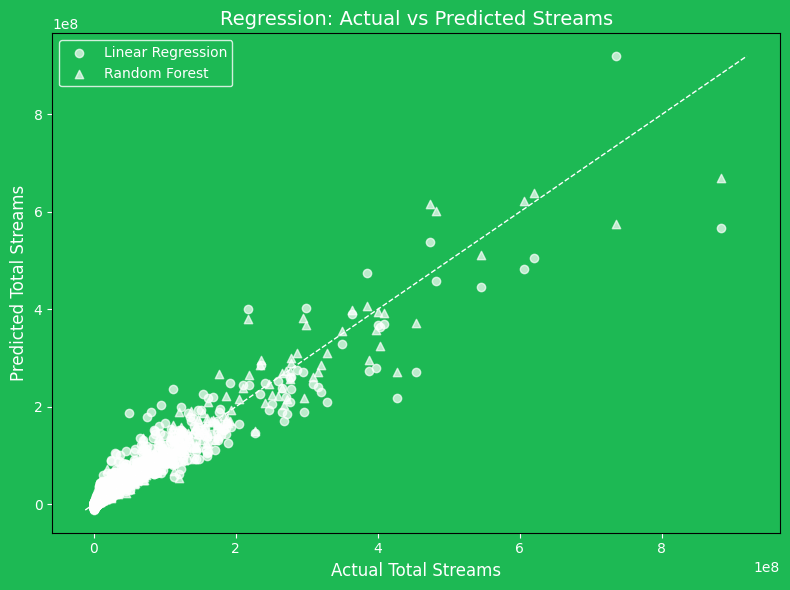

Reproduce this figure in Python.
import pandas as pd
import matplotlib.pyplot as plt

# 1. Load the train/test predictions
results = pd.read_csv('regression_results.csv')

# 2. Prepare axis limits for the identity line
min_val = results[['actual', 'pred_lr', 'pred_rf']].min().min()
max_val = results[['actual', 'pred_lr', 'pred_rf']].max().max()

# 3. Define Spotify theme color
spotify_green = '#1DB954'

# 4. Create figure with Spotify-green background
plt.figure(figsize=(8, 6), facecolor=spotify_green)
ax = plt.gca()
ax.set_facecolor(spotify_green)

# 5. Scatter actual vs predicted for each model with white markers
ax.scatter(results['actual'], results['pred_lr'],
           label='Linear Regression',
           marker='o',
           color='white',
           alpha=0.7)
ax.scatter(results['actual'], results['pred_rf'],
           label='Random Forest',
           marker='^',
           color='white',
           alpha=0.7)

# 6. Plot identity line in white
ax.plot([min_val, max_val], [min_val, max_val],
        color='white', linestyle='--', linewidth=1)

# 7. Styling axis labels and title
ax.set_xlabel('Actual Total Streams', color='white', fontsize=12)
ax.set_ylabel('Predicted Total Streams', color='white', fontsize=12)
ax.set_title('Regression: Actual vs Predicted Streams', color='white', fontsize=14)

# 8. Tick and legend styling
ax.tick_params(colors='white')
legend = ax.legend()
for text in legend.get_texts():
    text.set_color('white')
legend.get_frame().set_facecolor(spotify_green)
legend.get_frame().set_edgecolor('white')

plt.tight_layout()
# 9. Show plot
plt.savefig('R_Model_Visual.png', facecolor=spotify_green, bbox_inches='tight')
plt.show()
